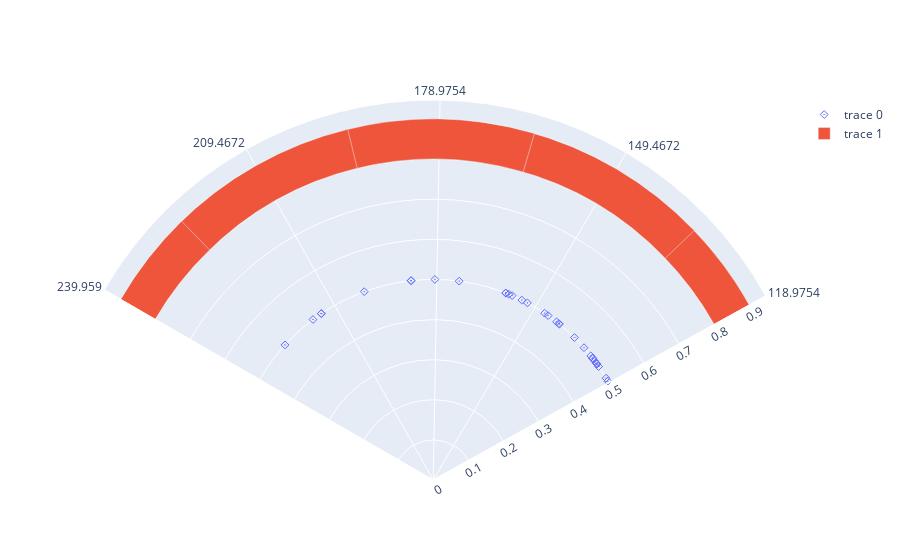

Notebook cell for this chart:
### Code cell
fig.add_trace(go.Barpolar(base = [.8] * len(year[3:8]),r=[.1] * len(year[3:8]),
                          theta=[model.to_theta(m.mid) for m in year[3:8]],
                          width=[len(m) * 366 / 360 for m in year[3:8]]))
fig.show()
